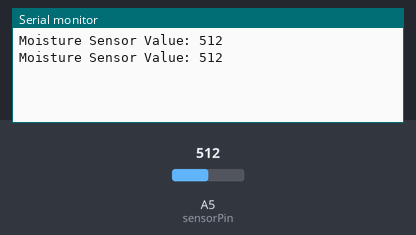
This sketch was run on a simulated Arduino Uno, built with avr-gcc and run on an emulated ATmega328P. Parts: the last lines printed to the serial monitor. The inputs (shaded band) are chosen by the test bench; at power-on: A5 (sensorPin) = 512.

Above: at 1.8 s.
1.9 s: A5 (sensorPin) set to 716
At 2.8 s:
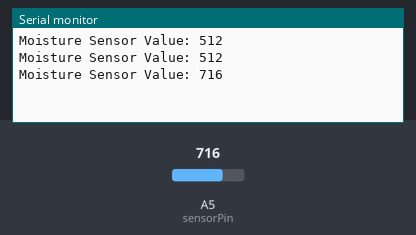
3.4 s: A5 (sensorPin) set to 900
At 4.8 s:
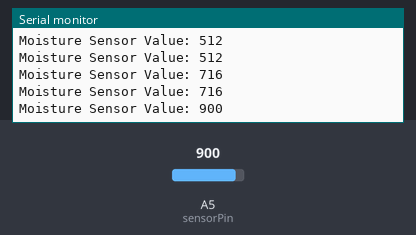
Timing chart, 0 to 6.4 s (numbered marks = the images above; inputs shaded):
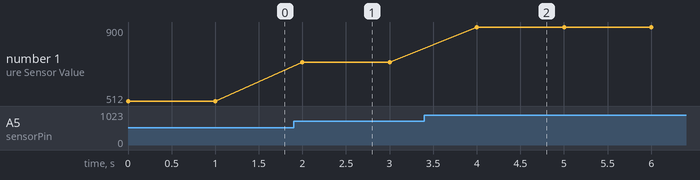

Measured:
- after the input at 1.9 s, the serial monitor: prints a new line after 0.10 s (image 1)
- after the input at 3.4 s, the serial monitor: prints a new line after 0.60 s (image 2)
- plotted number 1: 512 → 716 after the input at 1.9 s, 716 → 900 after the input at 3.4 s

The sketch:

sketch_may26a.ino
```cpp
int sensorPin = A5; // select the input pin for the potentiometer
int sensorValue = 0; // variable to store the value coming from the sensor

void setup() {
  Serial.begin(9600);
}

void loop() {
   // read the value from the sensor:
   sensorValue = analogRead(sensorPin);
   Serial.print("Moisture Sensor Value: ");
   Serial.println(sensorValue);
   delay(1000);
}
```
